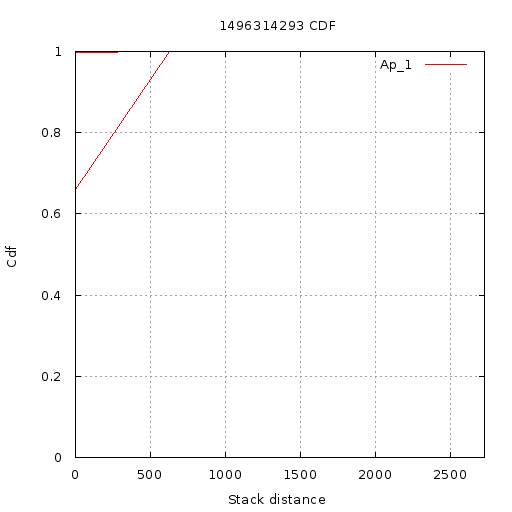

Reproduce this figure in gnuplot.
set terminal  png size 512,512 font 'Verdana, 10'
set title "1496314293 CDF"
set output '//home//cat//Documents//CACHE//Results//PlotData//Static partial//1496314293//CDF//7//cdf.png'
set ylabel "Cdf"
set yrange [0:1]
set xlabel "Stack distance"
set xrange [1.000000:2725.000000]
set grid xtics ytics
plot '//home//cat//Documents//CACHE//Results//PlotData//Static partial//1496314293//CDF//7//App_1.txt' using 1:2 with lines title 'Ap_1'
set terminal  png size 512,512 font 'Verdana, 10'
set title "1496314293 CDF"
set output '//home//cat//Documents//CACHE//Results//PlotData//Static partial//1496314293//CDF//7//cdf.png'
set ylabel "Cdf"
set yrange [0:1]
set xlabel "Stack distance"
set xrange [1.000000:2725.000000]
set grid xtics ytics
plot '//home//cat//Documents//CACHE//Results//PlotData//Static partial//1496314293//CDF//7//App_1.txt' using 1:2 with lines title 'Ap_1'
set terminal  png size 512,512 font 'Verdana, 10'
set title "1496314293 CDF"
set output '//home//cat//Documents//CACHE//Results//PlotData//Static partial//1496314293//CDF//7//cdf.png'
set ylabel "Cdf"
set yrange [0:1]
set xlabel "Stack distance"
set xrange [1.000000:2725.000000]
set grid xtics ytics
plot '//home//cat//Documents//CACHE//Results//PlotData//Static partial//1496314293//CDF//7//App_1.txt' using 1:2 with lines title 'Ap_1'
set terminal  png size 512,512 font 'Verdana, 10'
set title "1496314293 CDF"
set output '//home//cat//Documents//CACHE//Results//PlotData//Static partial//1496314293//CDF//7//cdf.png'
set ylabel "Cdf"
set yrange [0:1]
set xlabel "Stack distance"
set xrange [1.000000:2725.000000]
set grid xtics ytics
plot '//home//cat//Documents//CACHE//Results//PlotData//Static partial//1496314293//CDF//7//App_1.txt' using 1:2 with lines title 'Ap_1'
